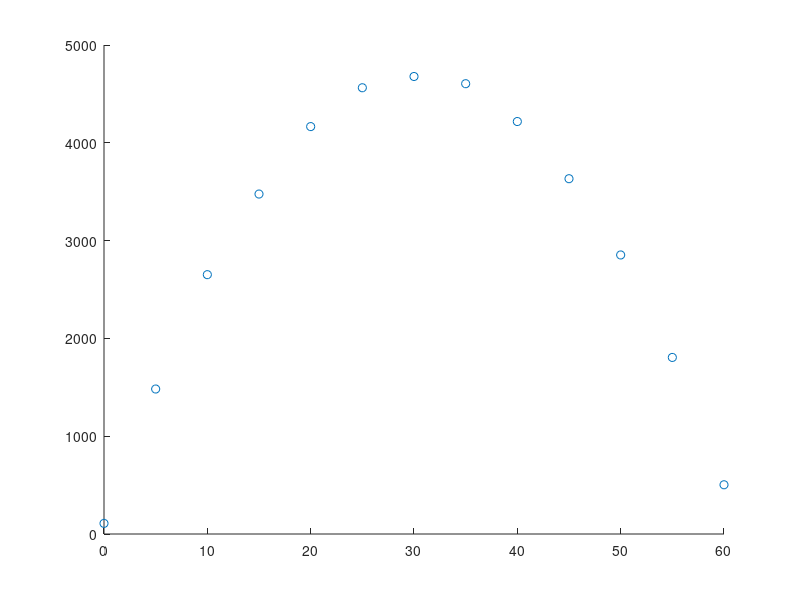
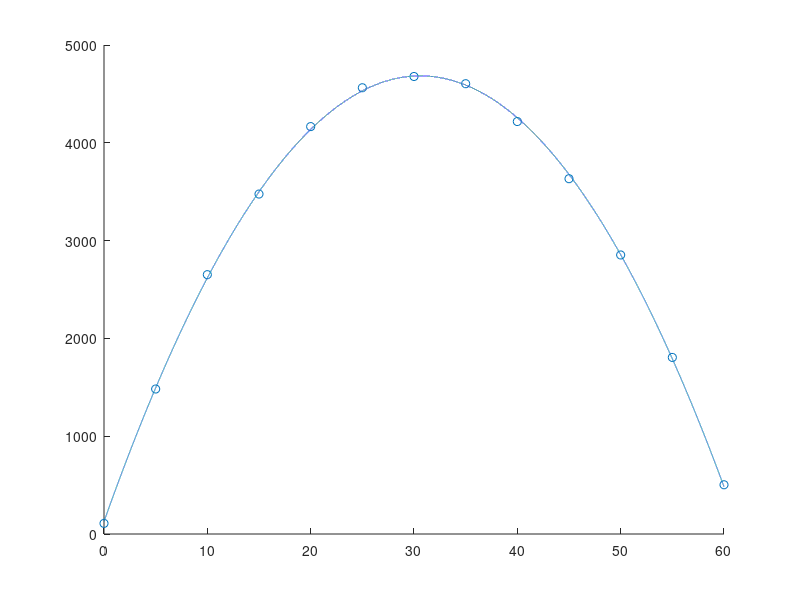

Here is the MATLAB script that generated these plots, in order:
%% HW 6 msp
format long;

%% Excercise 2
I  =[
    1 0 0 0 0 0 0 0 0 0;
    0 1 0 0 0 0 0 0 0 0;
    0 0 1 0 0 0 0 0 0 0;
    0 0 0 1 0 0 0 0 0 0;
    0 0 0 0 1 0 0 0 0 0;
    0 0 0 0 0 1 0 0 0 0;
    0 0 0 0 0 0 1 0 0 0;
    0 0 0 0 0 0 0 1 0 0;
    0 0 0 0 0 0 0 0 1 0;
    0 0 0 0 0 0 0 0 0 1];
i = 10^-8 * I;
A = [I; i];

b = [1;1;1;1;1;1;1;1;1;1;1;1;1;1;1;1;1;1;1;1];

%% (a)
%A^tAx = A^tb
%x = A^tb/A^ta
x = inv((transpose(A)*A)) * transpose(A) * b

%% (b)

[Q, R] = qr(A);
%q is the first 10 columns
q = Q(:, 1:10);
%r is the first 10 rows
r = R(1:10, :);
%rx = q^t b
%x = inv(r) q^t b
x = inv(r) * transpose(q) * b


%% MULTISTEP PROBLEM
%Part A
t = 0:5:60; % Time intervals over which data has been collected
z = [108.5 1482.5 2651.7 3476.1 4165.7 4562.9 4678.0 4604.3 4217.6 3632.9 2853.1 1805.4 503.4]; % Altitude of rocket at time intervals

figure(1);
scatter(t,z);

%% PART B Curve Fitting
t = 0:5:60;
V = vander(t);
A = V(:,end-2:end);
b = transpose(z);
% Normal Equation
%A^tAx = A^tb
%x = A^tb/A^ta
x = inv(transpose(A)*A) * transpose(A)*b

%% PART D
s = 0:0.001:60; % Create a "continuum” of time intervals between 0 and 60 in steps of 1e-3.
p = polyval(x,s); % Evaluates quadratic with coefficients given by least-squares solution x at times s
figure(2);
scatter(t,z); % Plots the data
hold on; % Allows other plots to be superimposed atop the scatter plot
plot(s,p); % Plots the best fit quadratic

